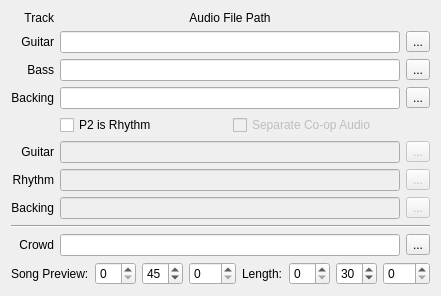
       <widget class="QWidget" name="audio_tab_gh3">
        <property name="enabled">
         <bool>true</bool>
        </property>
        <property name="sizePolicy">
         <sizepolicy hsizetype="Preferred" vsizetype="Preferred">
          <horstretch>0</horstretch>
          <verstretch>0</verstretch>
         </sizepolicy>
        </property>
        <property name="locale">
         <locale language="English" country="Netherlands"/>
        </property>
        <attribute name="title">
         <string>Audio (GH3)</string>
        </attribute>
        <layout class="QVBoxLayout" name="verticalLayout_5">
         <item alignment="Qt::AlignTop">
          <widget class="QWidget" name="gh3_audio_widget" native="true">
           <layout class="QVBoxLayout" name="verticalLayout_10">
            <property name="leftMargin">
             <number>0</number>
            </property>
            <property name="topMargin">
             <number>0</number>
            </property>
            <property name="rightMargin">
             <number>0</number>
            </property>
            <property name="bottomMargin">
             <number>0</number>
            </property>
            <item>
             <layout class="QGridLayout" name="gh3_stems_layout">
              <item row="11" column="0" colspan="3">
               <widget class="Line" name="line_9">
                <property name="orientation">
                 <enum>Qt::Horizontal</enum>
                </property>
               </widget>
              </item>
              <item row="1" column="0">
               <widget class="QLabel" name="guitar_label_gh3">
                <property name="text">
                 <string>Guitar</string>
                </property>
                <property name="alignment">
                 <set>Qt::AlignRight|Qt::AlignTrailing|Qt::AlignVCenter</set>
                </property>
               </widget>
              </item>
              <item row="0" column="0">
               <widget class="QLabel" name="track_label_2">
                <property name="sizePolicy">
                 <sizepolicy hsizetype="Preferred" vsizetype="Fixed">
                  <horstretch>0</horstretch>
                  <verstretch>0</verstretch>
                 </sizepolicy>
                </property>
                <property name="text">
                 <string>Track</string>
                </property>
                <property name="alignment">
                 <set>Qt::AlignRight|Qt::AlignTrailing|Qt::AlignVCenter</set>
                </property>
               </widget>
              </item>
              <item row="1" column="2">
               <widget class="QToolButton" name="guitar_select_gh3">
                <property name="enabled">
                 <bool>true</bool>
                </property>
                <property name="text">
                 <string>...</string>
                </property>
               </widget>
              </item>
              <item row="7" column="1">
               <widget class="QLineEdit" name="coop_guitar_input_gh3">
                <property name="enabled">
                 <bool>false</bool>
                </property>
               </widget>
              </item>
              <item row="2" column="0">
               <widget class="QLabel" name="rhythm_label_gh3">
                <property name="text">
                 <string>Bass</string>
                </property>
                <property name="alignment">
                 <set>Qt::AlignRight|Qt::AlignTrailing|Qt::AlignVCenter</set>
                </property>
               </widget>
              </item>
              <item row="12" column="1">
               <widget class="QLineEdit" name="crowd_input_gh3">
                <property name="enabled">
                 <bool>true</bool>
                </property>
               </widget>
              </item>
              <item row="3" column="2">
               <widget class="QToolButton" name="backing_select_gh3">
                <property name="enabled">
                 <bool>true</bool>
                </property>
                <property name="text">
                 <string>...</string>
                </property>
               </widget>
              </item>
              <item row="10" column="2">
               <widget class="QToolButton" name="coop_backing_select_gh3">
                <property name="enabled">
                 <bool>false</bool>
                </property>
                <property name="text">
                 <string>...</string>
                </property>
               </widget>
              </item>
              <item row="0" column="1">
               <widget class="QLabel" name="gh3_file_path_label">
                <property name="sizePolicy">
                 <sizepolicy hsizetype="Preferred" vsizetype="Fixed">
                  <horstretch>0</horstretch>
                  <verstretch>0</verstretch>
                 </sizepolicy>
                </property>
                <property name="text">
                 <string>Audio File Path</string>
                </property>
                <property name="alignment">
                 <set>Qt::AlignCenter</set>
                </property>
               </widget>
              </item>
              <item row="1" column="1">
               <widget class="QLineEdit" name="guitar_input_gh3">
                <property name="enabled">
                 <bool>true</bool>
                </property>
               </widget>
              </item>
              <item row="3" column="0">
               <widget class="QLabel" name="backing_label_gh3">
                <property name="text">
                 <string>Backing</string>
                </property>
                <property name="alignment">
                 <set>Qt::AlignRight|Qt::AlignTrailing|Qt::AlignVCenter</set>
                </property>
               </widget>
              </item>
              <item row="12" column="2">
               <widget class="QToolButton" name="crowd_select_gh3">
                <property name="enabled">
                 <bool>true</bool>
                </property>
                <property name="text">
                 <string>...</string>
                </property>
               </widget>
              </item>
              <item row="2" column="2">
               <widget class="QToolButton" name="rhythm_select_gh3">
                <property name="enabled">
                 <bool>true</bool>
                </property>
                <property name="text">
                 <string>...</string>
                </property>
               </widget>
              </item>
              <item row="10" column="1">
               <widget class="QLineEdit" name="coop_backing_input_gh3">
                <property name="enabled">
                 <bool>false</bool>
                </property>
               </widget>
              </item>
              <item row="3" column="1">
               <widget class="QLineEdit" name="backing_input_gh3">
                <property name="enabled">
                 <bool>true</bool>
                </property>
               </widget>
              </item>
              <item row="7" column="0">
               <widget class="QLabel" name="coop_guitar_label_gh3">
                <property name="text">
                 <string>Guitar</string>
                </property>
                <property name="alignment">
                 <set>Qt::AlignRight|Qt::AlignTrailing|Qt::AlignVCenter</set>
                </property>
               </widget>
              </item>
              <item row="2" column="1">
               <widget class="QLineEdit" name="rhythm_input_gh3">
                <property name="enabled">
                 <bool>true</bool>
                </property>
               </widget>
              </item>
              <item row="9" column="0">
               <widget class="QLabel" name="coop_rhythm_label_gh3">
                <property name="text">
                 <string>Rhythm</string>
                </property>
                <property name="alignment">
                 <set>Qt::AlignRight|Qt::AlignTrailing|Qt::AlignVCenter</set>
                </property>
               </widget>
              </item>
              <item row="9" column="1">
               <widget class="QLineEdit" name="coop_rhythm_input_gh3">
                <property name="enabled">
                 <bool>false</bool>
                </property>
               </widget>
              </item>
              <item row="12" column="0">
               <widget class="QLabel" name="crowd_label_gh3">
                <property name="text">
                 <string>Crowd</string>
                </property>
                <property name="alignment">
                 <set>Qt::AlignRight|Qt::AlignTrailing|Qt::AlignVCenter</set>
                </property>
               </widget>
              </item>
              <item row="9" column="2">
               <widget class="QToolButton" name="coop_rhythm_select_gh3">
                <property name="enabled">
                 <bool>false</bool>
                </property>
                <property name="text">
                 <string>...</string>
                </property>
               </widget>
              </item>
              <item row="7" column="2">
               <widget class="QToolButton" name="coop_guitar_select_gh3">
                <property name="enabled">
                 <bool>false</bool>
                </property>
                <property name="text">
                 <string>...</string>
                </property>
               </widget>
              </item>
              <item row="10" column="0">
               <widget class="QLabel" name="coop_backing_label_gh3">
                <property name="text">
                 <string>Backing</string>
                </property>
                <property name="alignment">
                 <set>Qt::AlignRight|Qt::AlignTrailing|Qt::AlignVCenter</set>
                </property>
               </widget>
              </item>
              <item row="5" column="1">
               <layout class="QHBoxLayout" name="gh3_audio_options">
                <item>
                 <widget class="QCheckBox" name="p2_rhythm_check">
                  <property name="text">
                   <string>P2 is Rhythm</string>
                  </property>
                 </widget>
                </item>
                <item>
                 <widget class="QCheckBox" name="coop_audio_check">
                  <property name="enabled">
                   <bool>false</bool>
                  </property>
                  <property name="text">
                   <string>Separate Co-op Audio</string>
                  </property>
                 </widget>
                </item>
               </layout>
              </item>
             </layout>
            </item>
            <item>
             <layout class="QHBoxLayout" name="gh3_preview_layout">
              <item>
               <widget class="QLabel" name="preview_label_2">
                <property name="text">
                 <string>Song Preview:</string>
                </property>
               </widget>
              </item>
              <item>
               <widget class="QSpinBox" name="preview_minutes_gh3"/>
              </item>
              <item>
               <widget class="QSpinBox" name="preview_seconds_gh3">
                <property name="maximum">
                 <number>59</number>
                </property>
                <property name="value">
                 <number>45</number>
                </property>
               </widget>
              </item>
              <item>
               <widget class="QSpinBox" name="preview_mills_gh3">
                <property name="maximum">
                 <number>999</number>
                </property>
               </widget>
              </item>
              <item>
               <widget class="QLabel" name="length_label_2">
                <property name="text">
                 <string>Length:</string>
                </property>
               </widget>
              </item>
              <item>
               <widget class="QSpinBox" name="length_minutes_gh3"/>
              </item>
              <item>
               <widget class="QSpinBox" name="length_seconds_gh3">
                <property name="value">
                 <number>30</number>
                </property>
               </widget>
              </item>
              <item>
               <widget class="QSpinBox" name="length_mills_gh3">
                <property name="maximum">
                 <number>999</number>
                </property>
               </widget>
              </item>
             </layout>
            </item>
           </layout>
          </widget>
         </item>
        </layout>
       </widget>
